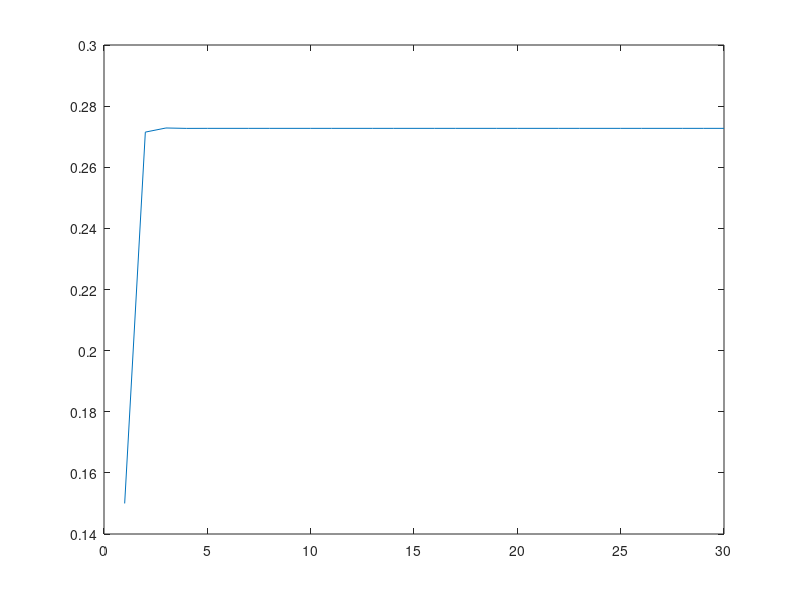

Recreate this plot in MATLAB.
%%Considere a seguinte situac¸ao e responda ˜ as al ` ´ıneas abaixo:
%Um aluno do primeiro ano de um curso de Engenharia tem todas as semanas 2 aulas Teorico-Pr ´ aticas de ´
%uma Unidade Curricular X as 9:00, ` as quartas e sextas. `
%Todos os dias que tem aulas desta UC, o aluno decide se vai a aula ou n ` ao da seguinte forma: Se tiver ˜
%estado presente na aula anterior a probabilidade de ir a aula ` e 70%; se faltou ´ a anterior, a probabilidade `
%de ir e 80%. 
%%
% 2 estados: P--> presente; F --> Falta; 


T = [0.7 0.8
    0.3 0.2]; %matriz de trasição de estados
%%
%(a) Se estiver presente na aula de quarta numa determinada semana, qual a probabilidade de estar
%presente na aula de quarta da semana seguinte?
%Sugestao: Comece por definir a matriz de transição de estados e o vetor estado correspondentes.
V = [1 0]';
Aula1 = V;
Aula2 = T * Aula1;
Aula3 = T * Aula2;
Resposta = Aula3(1)

%%
%Se nao estiver presente na aula de quarta numa determinada semana, qual a probabilidade de estar ˜
%presente na aula de quarta da semana seguinte?
Aula1B = [0
          1];
Aula3B = T^2 * Aula1B;
respostab = Aula3B(1)

%%
%Sabendo que esteve presente na primeira aula, qual a probabilidade de estar na ultima aula, assu- ´
%mindo que o semestre tem exactamente 15 semanas de aulas e nao existem feriados?

UltimaAula = T^29 * Aula1;
RespostaC = UltimaAula(1)
%%
%%(d) Represente num grafico a probabilidade de faltar a cada uma das 30 aulas, assumindo que a proba- ´
%bilidade de estar presente na primeira aula e de 85%.
%Estado inicial:
pPresente = 0.85
v1 = [pPresente 
    1-pPresente]
n_aulas = 30
keepF = zeros(1,n_aulas);
keepF(1) = v1(2);
for i = 2:n_aulas
    aulasFaltadas = T^i * v1;
    keepF(i) = aulasFaltadas(2);
end
%keepF(1) = aulasFaltadas(2)
%fprintf("faltou em , %4.4f",keepF(30));
x = 1:n_aulas;
plot(x,keepF)